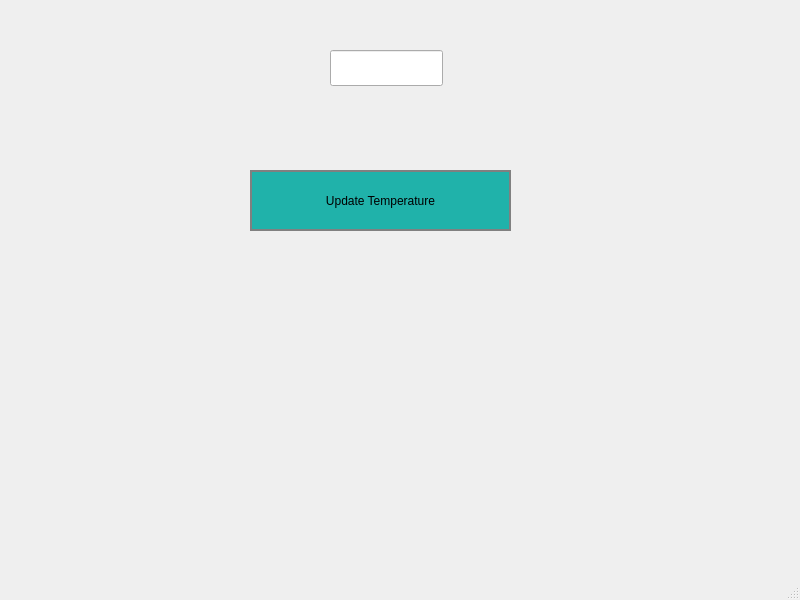
<?xml version="1.0" encoding="UTF-8"?>
<ui version="4.0">
 <class>TempWindow</class>
 <widget class="QMainWindow" name="TempWindow">
  <property name="geometry">
   <rect>
    <x>0</x>
    <y>0</y>
    <width>800</width>
    <height>600</height>
   </rect>
  </property>
  <property name="windowTitle">
   <string>Temperature</string>
  </property>
  <widget class="QWidget" name="centralwidget">
   <widget class="QPushButton" name="updateTemp">
    <property name="geometry">
     <rect>
      <x>250</x>
      <y>170</y>
      <width>261</width>
      <height>61</height>
     </rect>
    </property>
    <property name="styleSheet">
     <string notr="true">QPushButton{
	background-color: #20B2AA;
	border: 2px solid gray;
	padding: 5px;
}
QPushButton:pressed{
	background-color: #20B2AA;
	border: 2px solid gray;
	padding: 5px;
}</string>
    </property>
    <property name="text">
     <string>Update Temperature</string>
    </property>
   </widget>
   <widget class="QLineEdit" name="Display">
    <property name="geometry">
     <rect>
      <x>330</x>
      <y>50</y>
      <width>113</width>
      <height>36</height>
     </rect>
    </property>
   </widget>
  </widget>
  <widget class="QMenuBar" name="menubar">
   <property name="geometry">
    <rect>
     <x>0</x>
     <y>0</y>
     <width>800</width>
     <height>29</height>
    </rect>
   </property>
  </widget>
  <widget class="QStatusBar" name="statusbar"/>
 </widget>
 <resources/>
 <connections/>
</ui>
